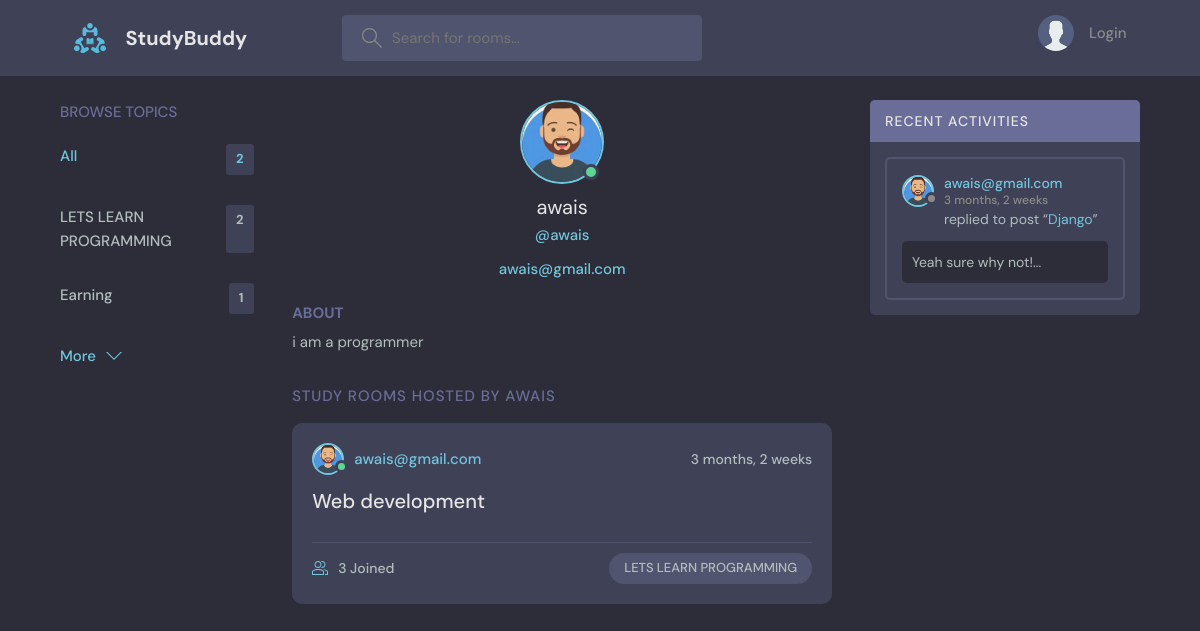
The app's page /profile/2/ with its own data.
### studbud/models.py (models this page shows, shortened)
class Topic(models.Model):
    name = models.CharField( max_length=50)

class User(AbstractUser):
    name = models.CharField(max_length=200, null=True)
    email = models.EmailField(unique=True, null=True)
    bio = models.TextField(null=True)
    avatar = models.ImageField(null=True, default="avatar.svg")
    USERNAME_FIELD = 'email'
    REQUIRED_FIELDS = []

class room(models.Model):
    host =models.ForeignKey(User, on_delete=models.CASCADE)
    topic = models.ForeignKey(Topic ,  on_delete=models.SET_NULL , null=True)
    name = models.CharField(max_length=50)
    participants = models.ManyToManyField(User, related_name='participants' , blank=True)
    description = models.CharField( max_length=250)
    updated = models.DateTimeField(auto_now=True)
    created = models.DateTimeField(auto_now_add=True)
    class Meta:
        ordering = ['-updated' , '-created']
    def __str__(self):
        return self.name

class message(models.Model):
    user = models.ForeignKey(User,  on_delete=models.CASCADE)
    room = models.ForeignKey(room ,  on_delete=models.CASCADE)
    body = models.CharField(max_length=150)
    updated = models.DateTimeField(auto_now=True)
    created = models.DateTimeField(auto_now_add=True)
    class Meta:
        ordering = ['-updated' , '-created']

### studbud/views.py (the view)
# urls.py: path('profile/<str:pk>/' , views.profile , name = 'profile'),
def profile(request , pk):
    user = User.objects.get(id=pk)
    Rooms = user.room_set.all()
    Messages = user.message_set.all()
    topics = Topic.objects.all()
    context = {
        "user": user,
        "topics":topics,
        "Rooms":Rooms,
        "Messages":Messages
    }
    return render(request , "studbud/profile.html" , context)

### studbud/templates/studbud/profile.html (shortened to what this page needs)
{% extends "studbud/base.html" %}
{% block content %}
  <main class="profile-page layout layout--3">
    <div class="container">
      {% include "studbud/topics_components.html" %}
      <div class="roomList">
        <div class="profile">
          <div class="profile__avatar">
            <div class="avatar avatar--large active">
              <img src="{{user.avatar.url}}" />
            </div>
          </div>
          <div class="profile__info">
            <h3>{{user.username}}</h3>
            <p>@{{user.username}}</p>
            <p> {{user.email}}</p>
          </div>
          <div class="profile__about">
            <h3>About</h3>
            <p>
              {{user.bio}}
            </p>
          </div>
        </div>
        <div class="roomList__header">
          <div>
            <h2>Study Rooms Hosted by {{user.username}}</a>
            </h2>
          </div>
        </div>
        {% include "studbud/feed_components.html" %}
      </div>
      {% include "studbud/activity_components.html" %}
    </div>
  </main>
{% endblock %}

### studbud/templates/studbud/base.html (shortened to what this page needs)
<!DOCTYPE html>
{% load static %}
<html lang="en">
  <head>
    <link rel="stylesheet" href="{% static "styles/style.css" %}" />
  </head>
  <body>
    {% include "studbud/navbar.html" %}
    {% block content %}
    {% endblock  %}
  </body>
</html>

### studbud/templates/studbud/navbar.html (shortened to what this page needs)
{% load static %}
<header class="header header--loggedIn">
    <div class="container">
      <a href="{% url 'home' %}" class="header__logo">
        <img src="{% static "images/logo.svg" %}" />
        <h1>StudyBuddy</h1>
      </a>
      <form class="header__search" method='GET' action='{% url 'home' %}'>
        <label>
          <input name="q" placeholder="Search for rooms..." />
        </label>
      </form>
      <nav class="header__menu">
        {% if request.user.is_authenticated %}
        <div class="header__user">
          <a href="{% url "update_user" %}">
            <div class="avatar avatar--medium active">
              <img src="{{request.user.avatar.url}}" />
            </div>
            <p>{{request.user.username}} <span>@{{request.user}}</span></p>
          </a>
          <button class="dropdown-button">
            <svg version="1.1" xmlns="http://www.w3.org/2000/svg" width="32" height="32" viewBox="0 0 32 32">
              <title>chevron-down</title>
              <path d="M16 21l-13-13h-3l16 16 16-16h-3l-13 13z"></path>
            </svg>
          </button>
        </div>
        {% else %}
        <a href="{% url 'login' %}">
          <img src="{% static "images/avatar.svg" %}"/>
          <p>Login</p>
        </a>
        {% endif %}
      </nav>
    </div>
  </header>

### studbud/templates/studbud/topics_components.html
<div class="topics">
    <div class="topics__header">
      <h2>Browse Topics</h2>
    </div>
    <ul class="topics__list">
      <li>
        <a href="{% url 'home' %}" class="active">All <span>{{topics.count}}</span></a>
      </li>
      {% for topic in topics  %}
      <li>
        <a href="{% url 'home' %}?q={{topic.name}}">{{topic.name}} <span>{{topic.room_set.all.count}}</span></a>
      </li>
      {% endfor %}
    </ul>
    <a class="btn btn--link" href="{% url 'topics' %}">
      More
      <svg
        version="1.1"
        xmlns="http://www.w3.org/2000/svg"
        width="32"
        height="32"
        viewBox="0 0 32 32"
      >
        <title>chevron-down</title>
        <path d="M16 21l-13-13h-3l16 16 16-16h-3l-13 13z"></path>
      </svg>
    </a>
  </div>

### studbud/templates/studbud/feed_components.html (shortened to what this page needs)
{% for Roomss in Rooms %}
<div class="roomListRoom">
    <div class="roomListRoom__header">
      <a href="{% url "profile" Roomss.host.id%}" class="roomListRoom__author">
        <div class="avatar avatar--small active">
          <img src="{{Roomss.host.avatar.url}}" />
        </div>
        <span>{{Roomss.host}}</span>
      </a>
      <div class="roomListRoom__actions">
        <span>{{Roomss.created|timesince}}</span>
      </div>
    </div>
    <div class="roomListRoom__content">
      <a href="{% url 'room' Roomss.id %}">{{Roomss.name}}</a>
    </div>
    <div class="roomListRoom__meta">
      <a href="{% url 'room' Roomss.id %}" class="roomListRoom__joined">
        {{Roomss.participants.all.count}} Joined
      </a>
      <p class="roomListRoom__topic">{{Roomss.topic.name}}</p>
    </div>
</div>
  {% endfor %}

### studbud/templates/studbud/activity_components.html (shortened to what this page needs)
<div class="activities">
    <div class="activities__header">
      <h2>Recent Activities</h2>
    </div>
    {% for messages in Messages %}
    <div class="activities__box">
      <div class="activities__boxHeader roomListRoom__header">
        <a href="{% url 'profile' messages.user.id %}" class="roomListRoom__author">
          <div class="avatar avatar--small">
            <img src="{{messages.user.avatar.url}}" />
          </div>
          <p>
            {{messages.user}}
            <span>{{messages.updated|timesince}}</span>
          </p>
        </a>
      </div>
      <div class="activities__boxContent">
        <p>
          replied to post “<a href="{% url 'room' messages.room.id %}">{{messages.room}}</a
          >”
        </p>
        <div class="activities__boxRoomContent">
          {{ messages.body|slice:":30" }}...
        </div>
      </div>
    </div>
    {% endfor %}
  </div>

### records on screen
Topic: name "LETS LEARN PROGRAMMING", room_set.all.count "2"
Topic: name "Earning", room_set.all.count "1"
User: avatar (picture), username "awais", email "awais@gmail.com", bio "i am a programmer", username "AWAIS"
room: host.avatar (picture), host "awais@gmail.com", created "3 months, 2 weeks", name "Web development", participants.all.count "3", topic.name "LETS LEARN PROGRAMMING"
message: user.avatar (picture), user "awais@gmail.com", updated "3 months, 2 weeks", room "Django", body "Yeah sure why not!"

### other values on screen
{{ topics.count }} "2"
